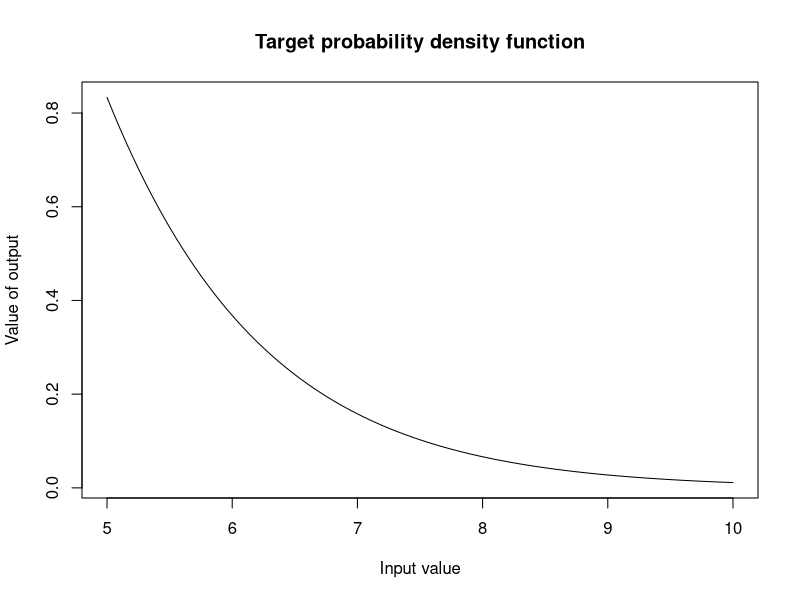
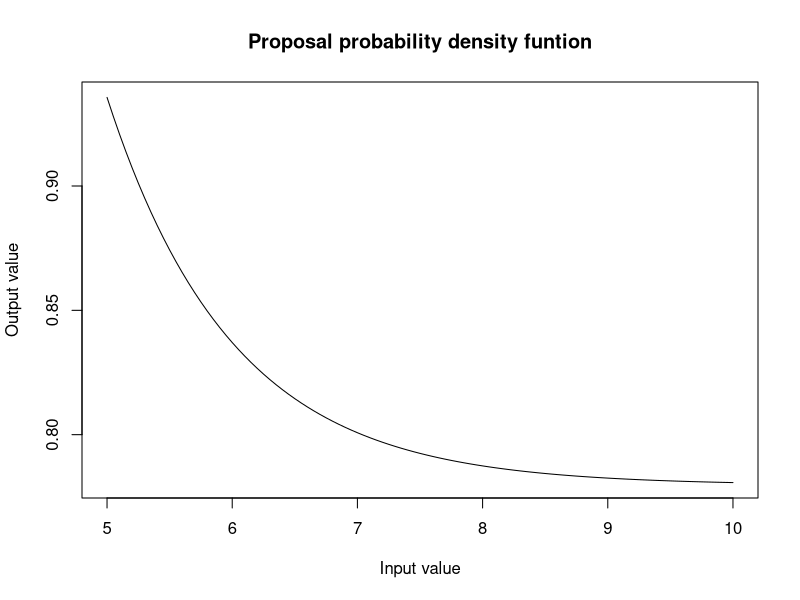
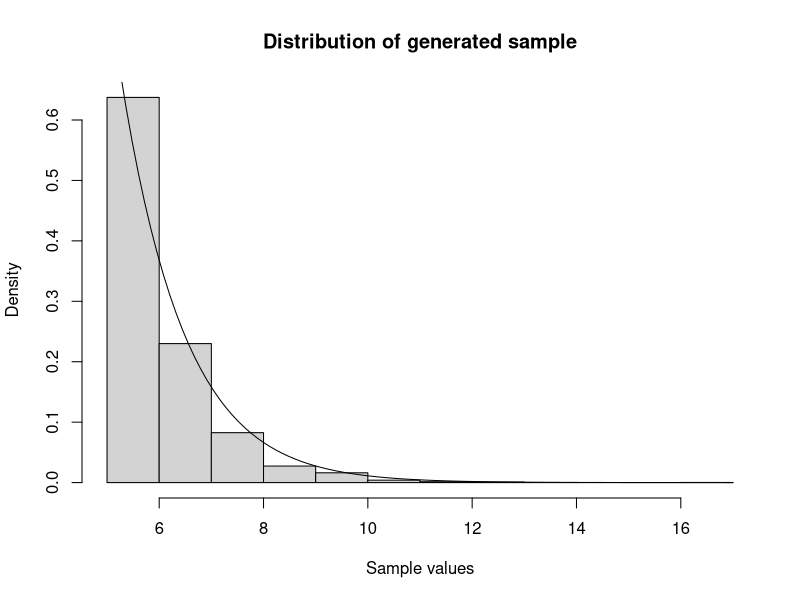

Generate these figures, in order, with R:
#REJECTION SAMPLING - Gamma(2,1) -------------------------------------------------------
#Defining our target pdf(density function to sample from) --------------------------
target_pdf<-function(x){
  (x*exp(-x))/(6*exp(-5))
}

#Defining proposal pdf number generator(density that we easily sample from to use to accept or reject)--
proposal_pdf<- function(x){
  5 + rexp(1, rate =1)
}
proposal_pdf_graph<- function(x){
  5 + exp(-(x - 5))
}

# Graphing our target  and proposal probability density functions 
xx = seq(5, 10, length.out = 10000)
M <- max(target_pdf(xx)/proposal_pdf(xx))

curve(target_pdf(x), from = 5, to = 10, 
      xlab = "Input value",
      ylab = "Value of output",
      main = "Target probability density function")

curve( M * proposal_pdf_graph(x), from = 5, to = 10,
      xlab = "Input value",
      ylab = "Output value",
      main = "Proposal probability density funtion")

#Rejection Sampling function ------------------------------------
rgamma_2_1<-function(){
  
  set.seed(123)
  n<-5000
  sample_y<-numeric(n)
  number <- 0
  count<-0
  total_sample <-numeric(0)
  
  while(count<n) {
   
    #generated sample from proposal 
    y<-proposal_pdf(1)
    #uniform comparison
    u<- runif(1,0,1)
    #number of total generated samples
    number <- number + 1
    total_sample[number] <- y
    acceptance_rate <- round((length(sample_y)/ length(total_sample))*100 , digits = 3)
    
    #accept or reject criteria
    
    if( u < target_pdf(y)/ M * proposal_pdf(y))
    count<- count +1
    sample_y[count]<-y
    
  }
  number_of_samples <- length(total_sample)
  text <- "Acceptance rate:"
  percent <- "%"
  output<-paste(text,acceptance_rate,percent) #combining types to have preferred output 
  list( acceptance_rate = output, samples = sample_y, no_of_samples = number_of_samples ) #list of output from this function
}


list<- rgamma_2_1()   #creating a list of the acceptance rate and valid samples 
plot <- list$samples #creating a vector of the samples 
list$acceptance_rate #acceptance rate 
list$no_of_samples  #number of total samples 
# Graphical display of distribution of sample and pdf ------------- 
# Using Histogram -------------------------
hist(plot, freq = FALSE,
     main = "Distribution of generated sample",
     xlab = "Sample values")
curve(target_pdf(x), add = TRUE)
